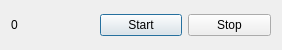
<?xml version="1.0" encoding="UTF-8"?>
<ui version="4.0">
 <class>Dialog</class>
 <widget class="QDialog" name="Dialog">
  <property name="geometry">
   <rect>
    <x>0</x>
    <y>0</y>
    <width>282</width>
    <height>50</height>
   </rect>
  </property>
  <property name="windowTitle">
   <string>Dialog</string>
  </property>
  <layout class="QHBoxLayout" name="horizontalLayout">
   <item>
    <widget class="QLabel" name="label">
     <property name="text">
      <string>0</string>
     </property>
    </widget>
   </item>
   <item>
    <widget class="QPushButton" name="start">
     <property name="text">
      <string>Start</string>
     </property>
    </widget>
   </item>
   <item>
    <widget class="QPushButton" name="stop">
     <property name="text">
      <string>Stop</string>
     </property>
    </widget>
   </item>
  </layout>
 </widget>
 <layoutdefault spacing="6" margin="11"/>
 <resources/>
 <connections/>
</ui>
